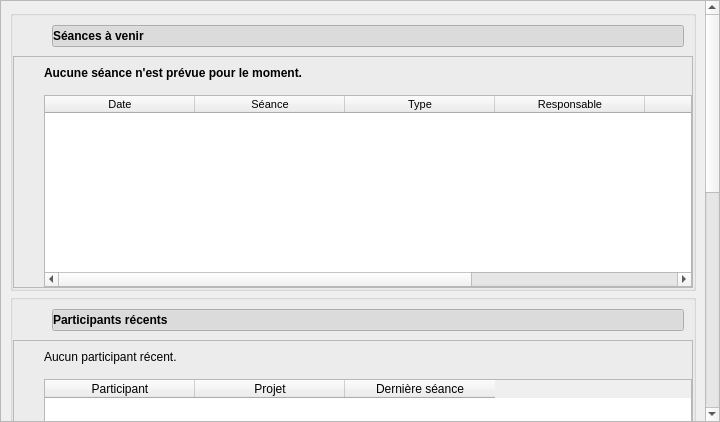
<?xml version="1.0" encoding="UTF-8"?>
<ui version="4.0">
 <class>DashboardWidget</class>
 <widget class="QWidget" name="DashboardWidget">
  <property name="geometry">
   <rect>
    <x>0</x>
    <y>0</y>
    <width>720</width>
    <height>422</height>
   </rect>
  </property>
  <property name="windowTitle">
   <string>Dashboard</string>
  </property>
  <property name="styleSheet">
   <string notr="true">QPushButton#btnUpcomingSessions,QPushButton#btnAttention,QPushButton#btnRecentParticipants{
text-align:left;
}</string>
  </property>
  <layout class="QVBoxLayout" name="verticalLayout">
   <property name="leftMargin">
    <number>0</number>
   </property>
   <property name="topMargin">
    <number>0</number>
   </property>
   <property name="rightMargin">
    <number>0</number>
   </property>
   <property name="bottomMargin">
    <number>0</number>
   </property>
   <item>
    <widget class="QScrollArea" name="scrollArea">
     <property name="sizePolicy">
      <sizepolicy hsizetype="MinimumExpanding" vsizetype="MinimumExpanding">
       <horstretch>0</horstretch>
       <verstretch>0</verstretch>
      </sizepolicy>
     </property>
     <property name="widgetResizable">
      <bool>true</bool>
     </property>
     <widget class="QWidget" name="scrollAreaWidgetContents">
      <property name="geometry">
       <rect>
        <x>0</x>
        <y>-14</y>
        <width>704</width>
        <height>948</height>
       </rect>
      </property>
      <property name="sizePolicy">
       <sizepolicy hsizetype="Preferred" vsizetype="MinimumExpanding">
        <horstretch>0</horstretch>
        <verstretch>0</verstretch>
       </sizepolicy>
      </property>
      <layout class="QVBoxLayout" name="verticalLayout_2">
       <property name="spacing">
        <number>3</number>
       </property>
       <item>
        <widget class="QGroupBox" name="grpSessions">
         <property name="font">
          <font>
           <pointsize>8</pointsize>
          </font>
         </property>
         <property name="title">
          <string/>
         </property>
         <layout class="QVBoxLayout" name="verticalLayout_6">
          <property name="spacing">
           <number>0</number>
          </property>
          <property name="leftMargin">
           <number>0</number>
          </property>
          <property name="topMargin">
           <number>0</number>
          </property>
          <property name="rightMargin">
           <number>0</number>
          </property>
          <property name="bottomMargin">
           <number>0</number>
          </property>
          <item>
           <widget class="QFrame" name="frameDropDownUpcoming">
            <layout class="QHBoxLayout" name="horizontalLayout">
             <item>
              <widget class="ClickableLabel" name="icoUpcomingSessions">
               <property name="sizePolicy">
                <sizepolicy hsizetype="Fixed" vsizetype="Fixed">
                 <horstretch>0</horstretch>
                 <verstretch>0</verstretch>
                </sizepolicy>
               </property>
               <property name="maximumSize">
                <size>
                 <width>24</width>
                 <height>24</height>
                </size>
               </property>
               <property name="text">
                <string/>
               </property>
               <property name="pixmap">
                <pixmap resource="../../resources/TeraClient.qrc">:/controls/branch_opened.png</pixmap>
               </property>
               <property name="scaledContents">
                <bool>true</bool>
               </property>
              </widget>
             </item>
             <item>
              <widget class="QPushButton" name="btnUpcomingSessions">
               <property name="font">
                <font>
                 <pointsize>9</pointsize>
                 <weight>75</weight>
                 <bold>true</bold>
                </font>
               </property>
               <property name="cursor">
                <cursorShape>PointingHandCursor</cursorShape>
               </property>
               <property name="text">
                <string>Séances à venir</string>
               </property>
               <property name="icon">
                <iconset resource="../../resources/TeraClient.qrc">
                 <normaloff>:/icons/session.png</normaloff>:/icons/session.png</iconset>
               </property>
               <property name="iconSize">
                <size>
                 <width>22</width>
                 <height>22</height>
                </size>
               </property>
               <property name="checkable">
                <bool>true</bool>
               </property>
               <property name="checked">
                <bool>true</bool>
               </property>
              </widget>
             </item>
            </layout>
           </widget>
          </item>
          <item>
           <widget class="QFrame" name="frameUpcomingSessions">
            <property name="sizePolicy">
             <sizepolicy hsizetype="Preferred" vsizetype="MinimumExpanding">
              <horstretch>0</horstretch>
              <verstretch>0</verstretch>
             </sizepolicy>
            </property>
            <property name="frameShape">
             <enum>QFrame::StyledPanel</enum>
            </property>
            <property name="frameShadow">
             <enum>QFrame::Raised</enum>
            </property>
            <layout class="QVBoxLayout" name="verticalLayout_3">
             <property name="leftMargin">
              <number>30</number>
             </property>
             <property name="topMargin">
              <number>0</number>
             </property>
             <property name="rightMargin">
              <number>0</number>
             </property>
             <property name="bottomMargin">
              <number>0</number>
             </property>
             <item>
              <widget class="QLabel" name="lblNoUpcomingSessions">
               <property name="sizePolicy">
                <sizepolicy hsizetype="Expanding" vsizetype="Expanding">
                 <horstretch>0</horstretch>
                 <verstretch>0</verstretch>
                </sizepolicy>
               </property>
               <property name="minimumSize">
                <size>
                 <width>0</width>
                 <height>32</height>
                </size>
               </property>
               <property name="font">
                <font>
                 <pointsize>9</pointsize>
                 <weight>75</weight>
                 <bold>true</bold>
                </font>
               </property>
               <property name="text">
                <string>Aucune séance n'est prévue pour le moment.</string>
               </property>
               <property name="margin">
                <number>6</number>
               </property>
               <property name="textInteractionFlags">
                <set>Qt::NoTextInteraction</set>
               </property>
              </widget>
             </item>
             <item>
              <widget class="QTableWidget" name="tableUpcomingSessions">
               <property name="editTriggers">
                <set>QAbstractItemView::NoEditTriggers</set>
               </property>
               <property name="selectionMode">
                <enum>QAbstractItemView::SingleSelection</enum>
               </property>
               <property name="selectionBehavior">
                <enum>QAbstractItemView::SelectRows</enum>
               </property>
               <property name="showGrid">
                <bool>true</bool>
               </property>
               <property name="sortingEnabled">
                <bool>true</bool>
               </property>
               <attribute name="horizontalHeaderDefaultSectionSize">
                <number>150</number>
               </attribute>
               <attribute name="horizontalHeaderStretchLastSection">
                <bool>true</bool>
               </attribute>
               <attribute name="verticalHeaderVisible">
                <bool>false</bool>
               </attribute>
               <attribute name="verticalHeaderStretchLastSection">
                <bool>false</bool>
               </attribute>
               <column>
                <property name="text">
                 <string>Date</string>
                </property>
               </column>
               <column>
                <property name="text">
                 <string>Séance</string>
                </property>
               </column>
               <column>
                <property name="text">
                 <string>Type</string>
                </property>
               </column>
               <column>
                <property name="text">
                 <string>Responsable</string>
                </property>
               </column>
               <column>
                <property name="text">
                 <string>Projet</string>
                </property>
               </column>
               <column>
                <property name="text">
                 <string>Invités</string>
                </property>
               </column>
              </widget>
             </item>
            </layout>
           </widget>
          </item>
         </layout>
        </widget>
       </item>
       <item>
        <widget class="QGroupBox" name="grpParticipants">
         <property name="title">
          <string/>
         </property>
         <layout class="QVBoxLayout" name="verticalLayout_7">
          <property name="spacing">
           <number>0</number>
          </property>
          <property name="leftMargin">
           <number>0</number>
          </property>
          <property name="topMargin">
           <number>0</number>
          </property>
          <property name="rightMargin">
           <number>0</number>
          </property>
          <property name="bottomMargin">
           <number>0</number>
          </property>
          <item>
           <widget class="QFrame" name="frameDropDownRecent">
            <layout class="QHBoxLayout" name="horizontalLayout_2">
             <item>
              <widget class="ClickableLabel" name="icoRecentParticipants">
               <property name="sizePolicy">
                <sizepolicy hsizetype="Fixed" vsizetype="Fixed">
                 <horstretch>0</horstretch>
                 <verstretch>0</verstretch>
                </sizepolicy>
               </property>
               <property name="maximumSize">
                <size>
                 <width>24</width>
                 <height>24</height>
                </size>
               </property>
               <property name="text">
                <string/>
               </property>
               <property name="pixmap">
                <pixmap resource="../../resources/TeraClient.qrc">:/controls/branch_opened.png</pixmap>
               </property>
               <property name="scaledContents">
                <bool>true</bool>
               </property>
              </widget>
             </item>
             <item>
              <widget class="QPushButton" name="btnRecentParticipants">
               <property name="font">
                <font>
                 <pointsize>9</pointsize>
                 <weight>75</weight>
                 <bold>true</bold>
                </font>
               </property>
               <property name="cursor">
                <cursorShape>PointingHandCursor</cursorShape>
               </property>
               <property name="text">
                <string>Participants récents</string>
               </property>
               <property name="icon">
                <iconset resource="../../resources/TeraClient.qrc">
                 <normaloff>:/icons/patient.png</normaloff>:/icons/patient.png</iconset>
               </property>
               <property name="iconSize">
                <size>
                 <width>22</width>
                 <height>22</height>
                </size>
               </property>
               <property name="checkable">
                <bool>true</bool>
               </property>
               <property name="checked">
                <bool>true</bool>
               </property>
              </widget>
             </item>
            </layout>
           </widget>
          </item>
          <item>
           <widget class="QFrame" name="frameRecent">
            <property name="sizePolicy">
             <sizepolicy hsizetype="Preferred" vsizetype="MinimumExpanding">
              <horstretch>0</horstretch>
              <verstretch>0</verstretch>
             </sizepolicy>
            </property>
            <property name="frameShape">
             <enum>QFrame::StyledPanel</enum>
            </property>
            <property name="frameShadow">
             <enum>QFrame::Raised</enum>
            </property>
            <layout class="QVBoxLayout" name="verticalLayout_4">
             <property name="leftMargin">
              <number>30</number>
             </property>
             <property name="topMargin">
              <number>0</number>
             </property>
             <property name="rightMargin">
              <number>0</number>
             </property>
             <property name="bottomMargin">
              <number>0</number>
             </property>
             <item>
              <widget class="QLabel" name="lblNoRecentParticipants">
               <property name="sizePolicy">
                <sizepolicy hsizetype="Expanding" vsizetype="Expanding">
                 <horstretch>0</horstretch>
                 <verstretch>0</verstretch>
                </sizepolicy>
               </property>
               <property name="minimumSize">
                <size>
                 <width>0</width>
                 <height>32</height>
                </size>
               </property>
               <property name="text">
                <string>Aucun participant récent.</string>
               </property>
               <property name="margin">
                <number>6</number>
               </property>
               <property name="textInteractionFlags">
                <set>Qt::NoTextInteraction</set>
               </property>
              </widget>
             </item>
             <item>
              <widget class="QTableWidget" name="tableRecentParticipants">
               <property name="editTriggers">
                <set>QAbstractItemView::NoEditTriggers</set>
               </property>
               <property name="selectionMode">
                <enum>QAbstractItemView::SingleSelection</enum>
               </property>
               <property name="selectionBehavior">
                <enum>QAbstractItemView::SelectRows</enum>
               </property>
               <property name="sortingEnabled">
                <bool>true</bool>
               </property>
               <attribute name="horizontalHeaderDefaultSectionSize">
                <number>150</number>
               </attribute>
               <attribute name="horizontalHeaderStretchLastSection">
                <bool>false</bool>
               </attribute>
               <attribute name="verticalHeaderVisible">
                <bool>false</bool>
               </attribute>
               <column>
                <property name="text">
                 <string>Participant</string>
                </property>
               </column>
               <column>
                <property name="text">
                 <string>Projet</string>
                </property>
               </column>
               <column>
                <property name="text">
                 <string>Dernière séance</string>
                </property>
               </column>
              </widget>
             </item>
            </layout>
           </widget>
          </item>
         </layout>
        </widget>
       </item>
       <item>
        <widget class="QGroupBox" name="grpAttention">
         <property name="title">
          <string/>
         </property>
         <layout class="QVBoxLayout" name="verticalLayout_8">
          <property name="spacing">
           <number>0</number>
          </property>
          <property name="leftMargin">
           <number>0</number>
          </property>
          <property name="topMargin">
           <number>0</number>
          </property>
          <property name="rightMargin">
           <number>0</number>
          </property>
          <property name="bottomMargin">
           <number>0</number>
          </property>
          <item>
           <widget class="QFrame" name="frameDropDownAttention">
            <layout class="QHBoxLayout" name="fra">
             <item>
              <widget class="ClickableLabel" name="icoAttention">
               <property name="sizePolicy">
                <sizepolicy hsizetype="Fixed" vsizetype="Fixed">
                 <horstretch>0</horstretch>
                 <verstretch>0</verstretch>
                </sizepolicy>
               </property>
               <property name="maximumSize">
                <size>
                 <width>24</width>
                 <height>24</height>
                </size>
               </property>
               <property name="text">
                <string/>
               </property>
               <property name="pixmap">
                <pixmap resource="../../resources/TeraClient.qrc">:/controls/branch_opened.png</pixmap>
               </property>
               <property name="scaledContents">
                <bool>true</bool>
               </property>
              </widget>
             </item>
             <item>
              <widget class="QPushButton" name="btnAttention">
               <property name="font">
                <font>
                 <pointsize>9</pointsize>
                 <weight>75</weight>
                 <bold>true</bold>
                </font>
               </property>
               <property name="cursor">
                <cursorShape>PointingHandCursor</cursorShape>
               </property>
               <property name="text">
                <string>Attention requise</string>
               </property>
               <property name="icon">
                <iconset resource="../../resources/TeraClient.qrc">
                 <normaloff>:/icons/warning.png</normaloff>:/icons/warning.png</iconset>
               </property>
               <property name="iconSize">
                <size>
                 <width>24</width>
                 <height>24</height>
                </size>
               </property>
               <property name="checkable">
                <bool>true</bool>
               </property>
               <property name="checked">
                <bool>true</bool>
               </property>
              </widget>
             </item>
            </layout>
           </widget>
          </item>
          <item>
           <widget class="QFrame" name="frameAttention">
            <property name="sizePolicy">
             <sizepolicy hsizetype="Preferred" vsizetype="MinimumExpanding">
              <horstretch>0</horstretch>
              <verstretch>0</verstretch>
             </sizepolicy>
            </property>
            <property name="frameShape">
             <enum>QFrame::StyledPanel</enum>
            </property>
            <property name="frameShadow">
             <enum>QFrame::Raised</enum>
            </property>
            <layout class="QVBoxLayout" name="verticalLayout_5">
             <property name="leftMargin">
              <number>30</number>
             </property>
             <item>
              <widget class="QLabel" name="lblAttention">
               <property name="sizePolicy">
                <sizepolicy hsizetype="Expanding" vsizetype="Expanding">
                 <horstretch>0</horstretch>
                 <verstretch>0</verstretch>
                </sizepolicy>
               </property>
               <property name="minimumSize">
                <size>
                 <width>0</width>
                 <height>32</height>
                </size>
               </property>
               <property name="text">
                <string>Tout va bien! :-)</string>
               </property>
               <property name="textInteractionFlags">
                <set>Qt::NoTextInteraction</set>
               </property>
              </widget>
             </item>
             <item>
              <widget class="QTreeWidget" name="treeWarnings">
               <property name="editTriggers">
                <set>QAbstractItemView::NoEditTriggers</set>
               </property>
               <property name="showDropIndicator" stdset="0">
                <bool>false</bool>
               </property>
               <property name="selectionMode">
                <enum>QAbstractItemView::NoSelection</enum>
               </property>
               <property name="iconSize">
                <size>
                 <width>24</width>
                 <height>24</height>
                </size>
               </property>
               <property name="indentation">
                <number>20</number>
               </property>
               <property name="headerHidden">
                <bool>true</bool>
               </property>
               <attribute name="headerDefaultSectionSize">
                <number>35</number>
               </attribute>
               <attribute name="headerStretchLastSection">
                <bool>true</bool>
               </attribute>
               <column>
                <property name="text">
                 <string>Action</string>
                </property>
               </column>
               <column>
                <property name="text">
                 <string>Avertissement</string>
                </property>
               </column>
              </widget>
             </item>
            </layout>
           </widget>
          </item>
         </layout>
        </widget>
       </item>
       <item>
        <spacer name="verticalSpacer">
         <property name="orientation">
          <enum>Qt::Vertical</enum>
         </property>
         <property name="sizeHint" stdset="0">
          <size>
           <width>20</width>
           <height>40</height>
          </size>
         </property>
        </spacer>
       </item>
      </layout>
     </widget>
    </widget>
   </item>
  </layout>
 </widget>
 <customwidgets>
  <customwidget>
   <class>ClickableLabel</class>
   <extends>QLabel</extends>
   <header>widgets/ClickableLabel.h</header>
  </customwidget>
 </customwidgets>
 <resources>
  <include location="../../resources/TeraClient.qrc"/>
 </resources>
 <connections/>
</ui>
